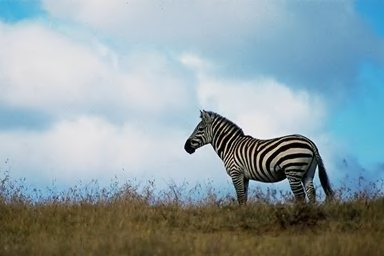
#> input picture Au/Au_ani_00001.jpg, 384 x 256 px; its folder holds only this picture in this run
$ jupyter execute --allow-errors 'Final code.ipynb'   (shell and % lines are left out)
#> lines starting #> are read from the running program, lines starting #| are printed output that depends on the picture
[cell 1]
from google.colab import drive
drive.mount('/content/drive/')

#**Import necessary libraries**

[cell 2]
import numpy as np
import matplotlib.pyplot as plt
np.random.seed(2)
from sklearn.model_selection import train_test_split
from sklearn.metrics import confusion_matrix
from tensorflow.keras.utils import to_categorical
from keras.models import Sequential
from keras.layers import Dense, Flatten, Conv2D, MaxPool2D, Dropout
from keras.optimizers import Adam
from tensorflow.keras.preprocessing.image import ImageDataGenerator
from keras.callbacks import EarlyStopping

[cell 3]
from PIL import Image, ImageChops, ImageEnhance
import os
import itertools

#**Perprocessing**

[cell 4]
from PIL import Image, ImageChops, ImageEnhance
import numpy as np
import os
import cv2
from tensorflow.keras.preprocessing.image import ImageDataGenerator

# ELA conversion function
# [33 lines left out: functions convert_to_ela_image, process_image_folder, not called in this run]

#> (a cell that did not finish here is left out)

[cell 6]
import re
import nltk
from nltk.corpus import stopwords
from nltk.stem import WordNetLemmatizer
from spellchecker import SpellChecker
from sklearn.preprocessing import LabelEncoder
from tensorflow.keras.preprocessing.text import Tokenizer
from tensorflow.keras.preprocessing.sequence import pad_sequences

nltk.download('stopwords')
#> (this line was passed over: nltk is not available in this run)
nltk.download('wordnet')
#> (this line was passed over: nltk is not available in this run)

#> (the rest of this cell did not finish here and is left out)

[cell 7]
def convert_to_ela_image(path, quality):
#> called with quality = 90
    temp_filename = 'temp_file_name.jpg'
#> temp_filename = 'temp_file_name.jpg'
    ela_filename = 'temp_ela.png'

    image = Image.open(path).convert('RGB')
    image.save(temp_filename, 'JPEG', quality = quality)
    temp_image = Image.open(temp_filename)

    ela_image = ImageChops.difference(image, temp_image)

    extrema = ela_image.getextrema()
    max_diff = max([ex[1] for ex in extrema])
    if max_diff == 0:
        max_diff = 1
    scale = 255.0 / max_diff

    ela_image = ImageEnhance.Brightness(ela_image).enhance(scale)

    return ela_image

[cell 8]
real_image_path = '/content/drive/MyDrive/code/CASIA2/Au/Au_ani_10103.jpg'
#> (the rest of this cell did not finish here and is left out)

#> (a cell that did not finish here is left out)

[cell 10]
fake_image_path = '/content/drive/MyDrive/code/CASIA2/Tp/Tp_D_CRD_S_O_ani10103_ani10111_10637.jpg'
#> (the rest of this cell did not finish here and is left out)

#> (a cell that did not finish here is left out)


[cell 12]
image_size = (128, 128)
#> image_size = (128, 128)

[cell 13]
def prepare_image(image_path):
    return np.array(convert_to_ela_image(image_path, 90).resize(image_size)).flatten() / 255.0
#> call 3 of convert_to_ela_image, with path = 'Au/Au_ani_00001.jpg', quality = 90
#> in convert_to_ela_image, image is the input picture: PIL image 384x256 RGB; mean R, G, B 142.6, 160, 165.6
#> in convert_to_ela_image (call 3), `extrema = ela_image.getextrema()`: extrema = ((0, 14), (0, 14), (0, 15))
#> in convert_to_ela_image (call 3), `max_diff = max([ex[1] for ex in extrema])`: max_diff = 15
#> in convert_to_ela_image (call 3), `scale = 255.0 / max_diff`: scale = 17
#> in convert_to_ela_image (call 3), `ela_image = ImageEnhance.Brightness(ela_image).enhance(scale)`:
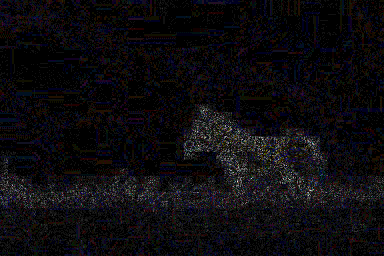
#> ela_image: PIL image 384x256 RGB; mean R, G, B 12.8, 11.2, 14.4

[cell 14]
X = [] # ELA converted images
Y = [] # 0 for fake, 1 for real

[cell 15]
import random
path = '/content/drive/MyDrive/code/CASIA2/Au'
for dirname, _, filenames in os.walk(path):
    for filename in filenames:
        if filename.endswith('jpg') or filename.endswith('png'):
            full_path = os.path.join(dirname, filename)
            X.append(prepare_image(full_path))
            Y.append(1)
            if len(Y) % 500 == 0:
                print(f'Processing {len(Y)} images')

random.shuffle(X)
X = X[:2100]
#> X = 1 item
Y = Y[:2100]
print(len(X), len(Y))
#| 1 1

[cell 16]
path = '/content/drive/MyDrive/code/CASIA2/Tp'
for dirname, _, filenames in os.walk(path):
    for filename in filenames:
        if filename.endswith('jpg') or filename.endswith('png'):
            full_path = os.path.join(dirname, filename)
            X.append(prepare_image(full_path))
            Y.append(0)
            if len(Y) % 500 == 0:
                print(f'Processing {len(Y)} images')

print(len(X), len(Y))
#| 1 1


$ run again, on Au/Au_ani_00006.jpg
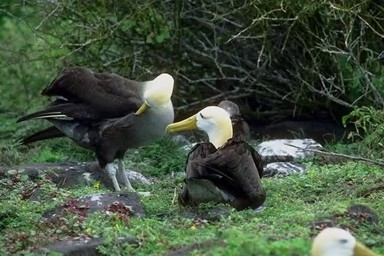
#> input picture Au/Au_ani_00006.jpg, 384 x 256 px
#> temp_filename = 'temp_file_name.jpg'
#> image_size = (128, 128)
#> in convert_to_ela_image, image is the input picture: PIL image 384x256 RGB; mean R, G, B 68.1, 82.9, 63.5
#> extrema = ((0, 3), (0, 2), (0, 6))
#> max_diff = 6
#> scale = 42.5
#> in convert_to_ela_image (call 3), `ela_image = ImageEnhance.Brightness(ela_image).enhance(scale)`:
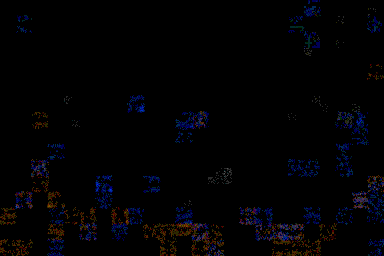
#> ela_image: PIL image 384x256 RGB; mean R, G, B 2.2, 1.8, 3.7
#> X = 1 item
#| 1 1
#| 1 1

$ run again, on Au/Au_ani_00007.jpg
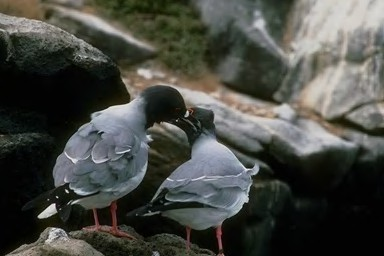
#> input picture Au/Au_ani_00007.jpg, 384 x 256 px
#> temp_filename = 'temp_file_name.jpg'
#> image_size = (128, 128)
#> in convert_to_ela_image, image is the input picture: PIL image 384x256 RGB; mean R, G, B 72, 73.7, 67.9
#> extrema = ((0, 3), (0, 2), (0, 2))
#> max_diff = 3
#> scale = 85
#> in convert_to_ela_image (call 3), `ela_image = ImageEnhance.Brightness(ela_image).enhance(scale)`:
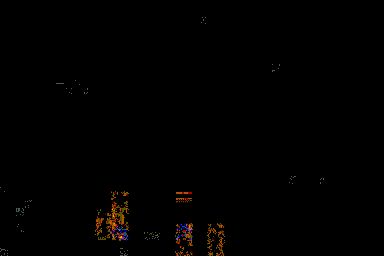
#> ela_image: PIL image 384x256 RGB; mean R, G, B 1.5, 0.9, 0.4
#> X = 1 item
#| 1 1
#| 1 1

$ run again, on Au/Au_ani_00008.jpg
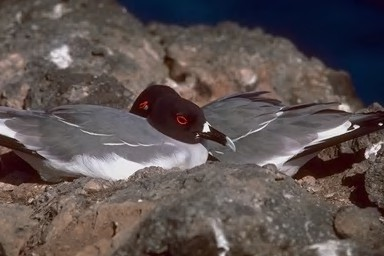
#> input picture Au/Au_ani_00008.jpg, 384 x 256 px
#> temp_filename = 'temp_file_name.jpg'
#> image_size = (128, 128)
#> in convert_to_ela_image, image is the input picture: PIL image 384x256 RGB; mean R, G, B 92.2, 82, 81
#> extrema = ((0, 3), (0, 4), (0, 3))
#> max_diff = 4
#> scale = 63.75
#> in convert_to_ela_image (call 3), `ela_image = ImageEnhance.Brightness(ela_image).enhance(scale)`:
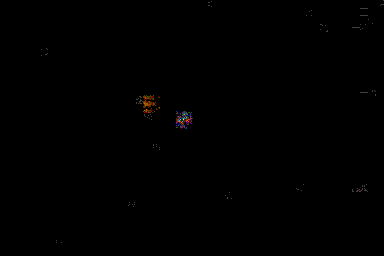
#> ela_image: PIL image 384x256 RGB; mean R, G, B 0.4, 0.3, 0.2
#> X = 1 item
#| 1 1
#| 1 1

$ run again, on Au/Au_ani_00003.jpg
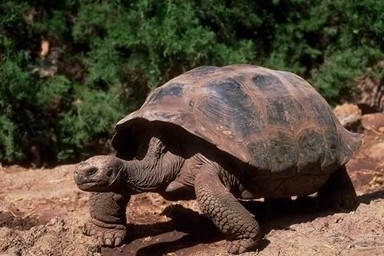
#> input picture Au/Au_ani_00003.jpg, 384 x 256 px
#> temp_filename = 'temp_file_name.jpg'
#> image_size = (128, 128)
#> in convert_to_ela_image, image is the input picture: PIL image 384x256 RGB; mean R, G, B 83.9, 71.8, 55.7
#> extrema = ((0, 3), (0, 2), (0, 4))
#> max_diff = 4
#> scale = 63.75
#> in convert_to_ela_image (call 3), `ela_image = ImageEnhance.Brightness(ela_image).enhance(scale)`:
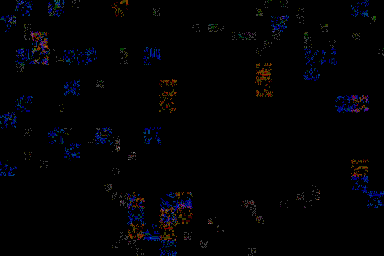
#> ela_image: PIL image 384x256 RGB; mean R, G, B 2, 2, 3.9
#> X = 1 item
#| 1 1
#| 1 1
